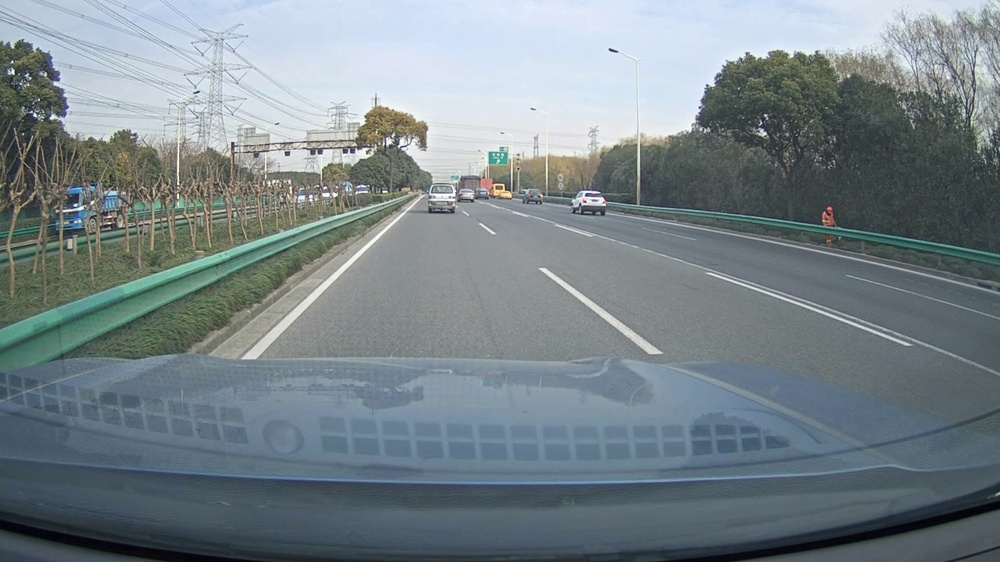
#> input picture test_images/00003.jpg, 1000 x 562 px, shrunk from 1920 x 1080 before the run, found by its file name; its folder holds only this picture in this run
$ jupyter execute --allow-errors ROI.ipynb   (older library calls are emulated)
#> lines starting #> are read from the running program, lines starting #| are printed output that depends on the picture; after the words box and inside, x2 and y2 are one past the last pixel; in counts of white or black regions, pixels touching at a corner belong together
#> further down, image is the input picture: shape (562, 1000, 3); mean R, G, B 120.1, 132, 137.1
[cell 1]
import cv2
import numpy as np
import matplotlib.pyplot as plt
import os
import matplotlib.image as mpimg
from skimage.color import rgb2grey
import skimage

[cell 2]
# [7 lines left out: function region_of_interest, not called in this run]

[cell 3]
# [11 lines left out: function draw_lines, not called in this run]

[cell 4]
def gaussian_blur(img, kernel_size):
    """Applies a Gaussian Noise kernel"""
    return cv2.GaussianBlur(img, (kernel_size, kernel_size), 0)

[cell 5]
def threshold(img):
    image=rgb2grey(img)
    global_thresh = threshold_otsu(image)
    binary_global = image > global_thresh
    return binary_global

[cell 6]
# paramters we can play with
# 1) kernel_size in blur
# 2) region_of_interest_vertices
# 3)thresould1
# 4) thresould2
# 5) put condtion on line
def lanesDetection(img):

    # print(img.shape)
    height = img.shape[0]
#> height = 562
    width = img.shape[1]
#> width = 1000

    ###
    binary_image=threshold(img)
#> in threshold, `image=rgb2grey(img)`:
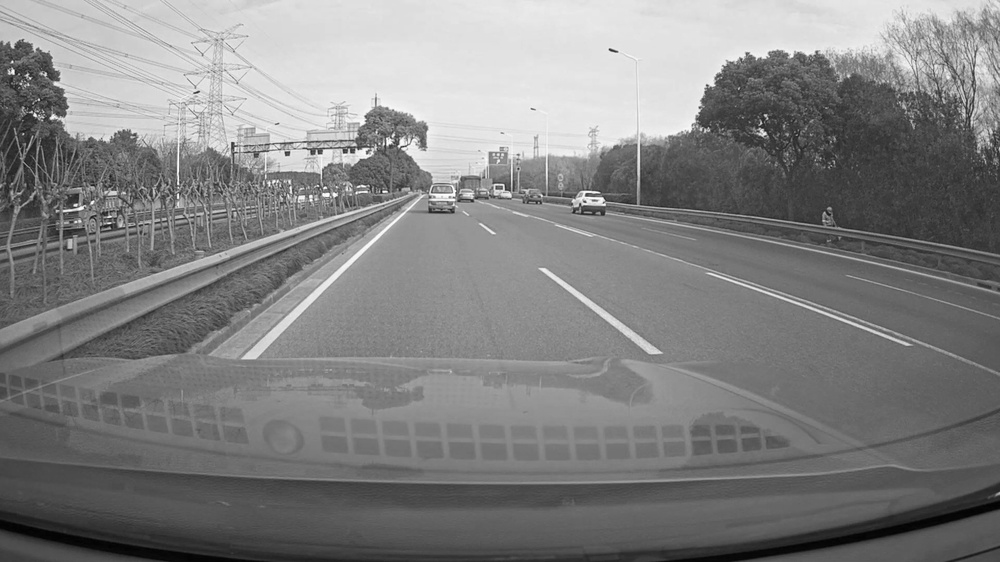
#> image: shape (562, 1000) float64; min 0.00618, max 1, mean 0.509
    number_of_white_pix = np.sum(binary_global == 1)
    number_of_black_pix = np.sum(binary_global == 0)
    print(number_of_white_pix,number_of_black_pix)
    if(number_of_white_pix/number_of_black_pix > .8):
        ratio=.8
    else:
        ratio=number_of_white_pix/number_of_black_pix
    ###

    region_of_interest_vertices = [
        (0, height), (width, height),(width, height*.85),(width*.7,height*ratio),(width*.3,height*ratio),(0, height*.85)
    ]
    gray_img = cv2.cvtColor(img, cv2.COLOR_RGB2GRAY)
    smoothed_img = gaussian_blur(img = gray_img, kernel_size = 9)
    edge = cv2.Canny(smoothed_img, 50, 100, apertureSize=3)
    cropped_image = region_of_interest(
        edge, np.array([region_of_interest_vertices], np.int32))

    lines = cv2.HoughLinesP(cropped_image, rho=2, theta=np.pi/180,
                           threshold=50, lines=np.array([]), minLineLength=10, maxLineGap=30)
    image_with_lines = draw_lines(img, lines)
    # plt.imshow(image_with_lines)
    # plt.show()
    return image_with_lines

#> (a cell that did not finish here is left out)

[cell 8]
from skimage.color import rgb2gray,rgb2hsv
from skimage.exposure import histogram
from matplotlib.pyplot import bar
def showHist(img,histogramImg):
    plt.figure()
    bar(histogramImg[1]*255, histogramImg[0], width=0.8, align='center')

image = cv2.imread('test_images/images.jfif')
#> (the rest of this cell did not finish here and is left out)

[cell 9]
# [17 lines left out: function show_images, not called in this run]

[cell 10]
from skimage.filters import threshold_otsu, try_all_threshold,threshold_local
#image = rgb2gray(cv2.imread('test_images/solidWhiteCurve.jpg'))
def threshold(img):
    image=rgb2gray(img)
    global_thresh = threshold_otsu(image)
#> global_thresh = 0.621
    binary_global = image > global_thresh
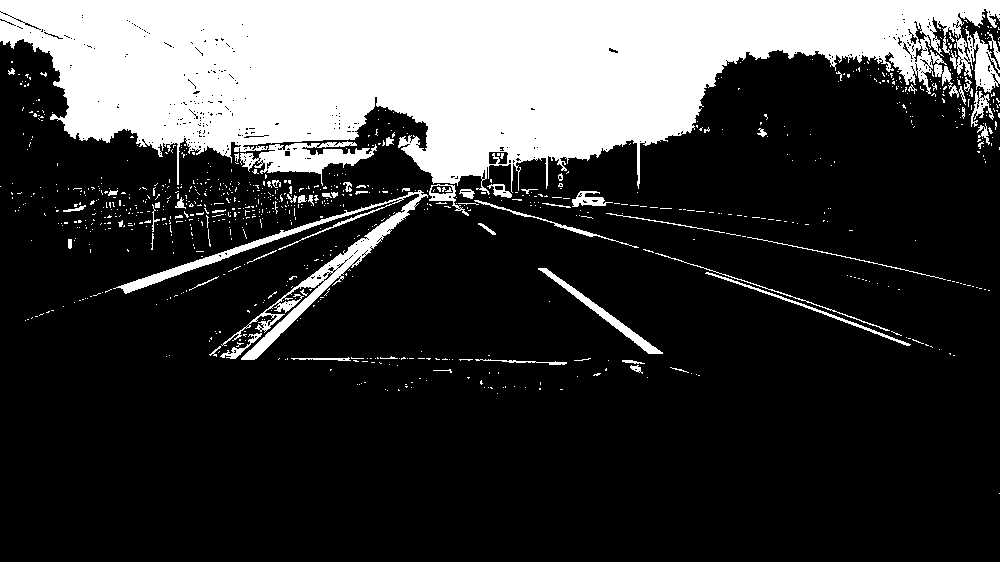
#> binary_global: shape (562, 1000) bool; 23.4% white; 885 white regions (820 under 20 px), largest, box (x1, y1, x2, y2) and area: (0, 0, 1000, 195) 114249, (113, 190, 428, 360) 5438, (240, 141, 377, 186) 2459
    number_of_white_pix = np.sum(binary_global == 1)
#> number_of_white_pix = 131229
    number_of_black_pix = np.sum(binary_global == 0)
#> number_of_black_pix = 430771
    print(number_of_white_pix,number_of_black_pix)
#| 131229 430771
    return binary_global

#show_images([image,binary_global], titles=['Image in Space Domain',"global threshold"])

for image_path in list(os.listdir('./test_images')):
    fig = plt.figure(figsize=(20, 10))
    image = mpimg.imread(f'./test_images/{image_path}')
    ax = fig.add_subplot(1, 2, 1,xticks=[], yticks=[])
    plt.imshow(image)
    ax.set_title("Input Image")
    ax = fig.add_subplot(1, 2, 2,xticks=[], yticks=[])
    plt.imshow(threshold(image))
    ax.set_title("Output Image [Lane Line Detected]")
    plt.show()
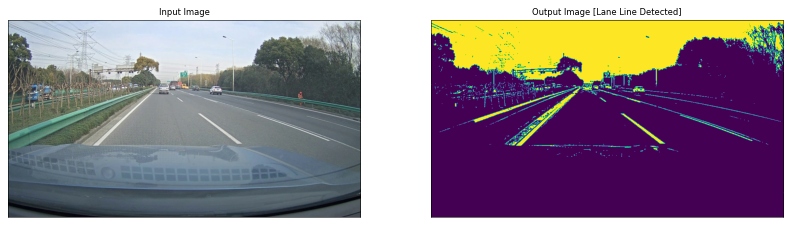
#> figure drawn by matplotlib, 2 panels

#fig, ax = try_all_threshold(image, figsize=(10, 8), verbose=False)
#plt.show()

$ run again, on test_images/00060.jpg
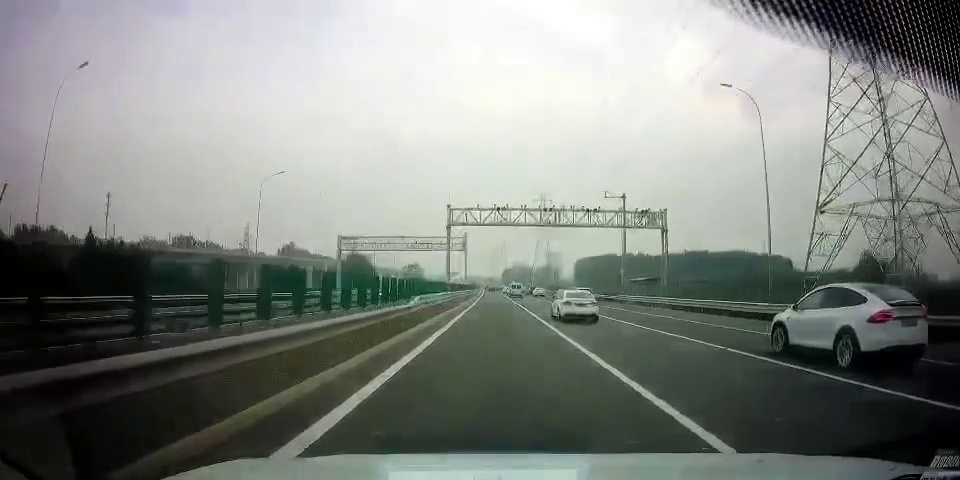
#> input picture test_images/00060.jpg, 960 x 480 px, found by its file name
#> image is the input picture: shape (480, 960, 3); mean R, G, B 129.6, 134.3, 129.2
#> image: shape (480, 960) float64
#> global_thresh = 0.502
#> in threshold, `binary_global = image > global_thresh`:
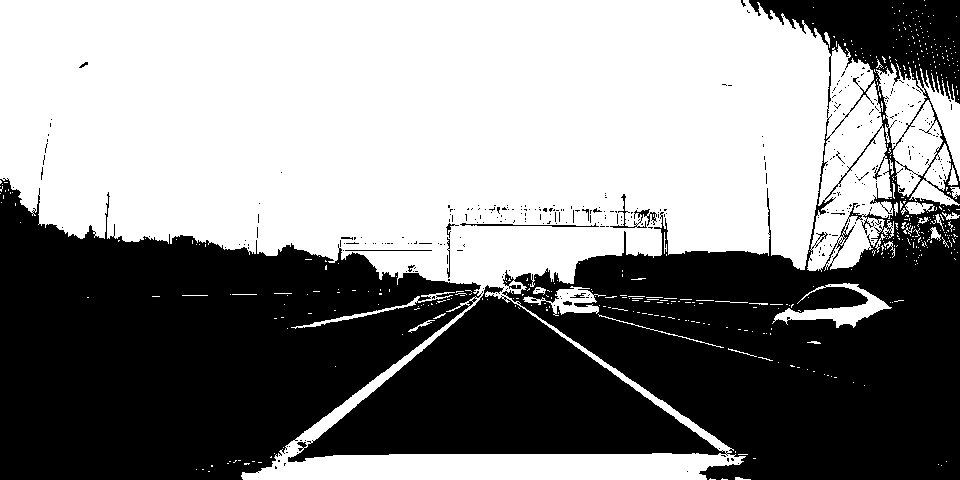
#> binary_global: shape (480, 960) bool; 53.1% white; 345 black regions (331 under 20 px), largest, box (x1, y1, x2, y2) and area: (288, 0, 960, 480) 125066, (0, 178, 483, 480) 88988, (610, 194, 657, 228) 269
#> number_of_white_pix = 244896
#> number_of_black_pix = 215904
#| 244896 215904
#> `plt.show()`:
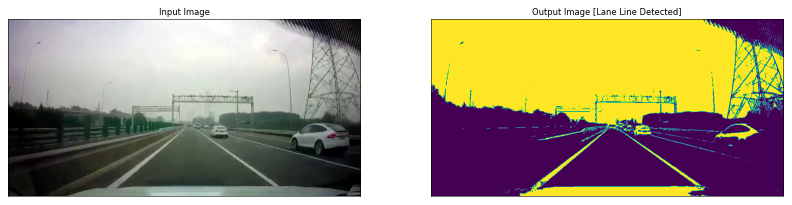
#> figure drawn by matplotlib, 2 panels

$ run again, on test_images/00096.jpg
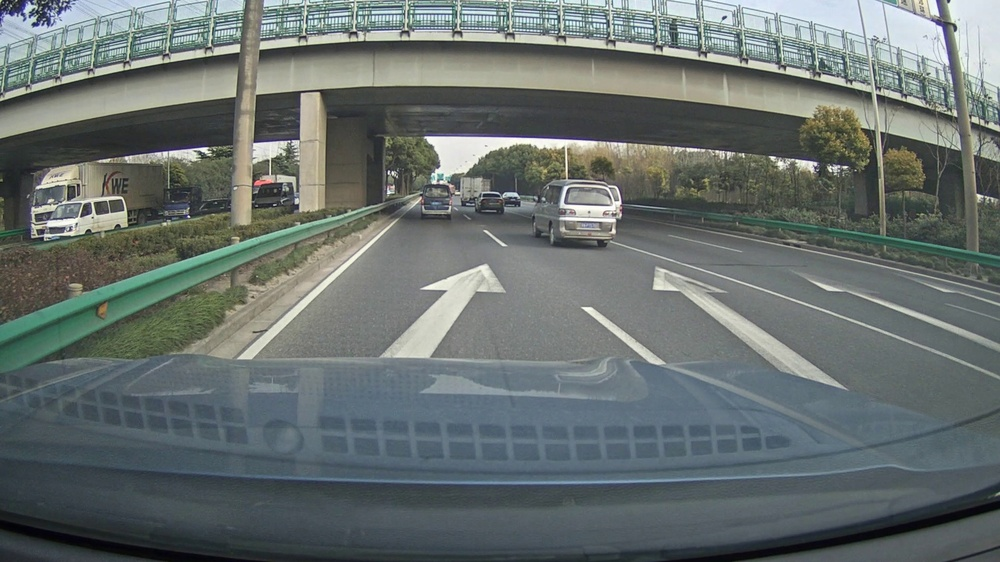
#> input picture test_images/00096.jpg, 1000 x 562 px, shrunk from 1920 x 1080 before the run, found by its file name
#> image is the input picture: shape (562, 1000, 3); mean R, G, B 104, 112.1, 110.4
#> image: shape (562, 1000) float64
#> global_thresh = 0.528
#> in threshold, `binary_global = image > global_thresh`:
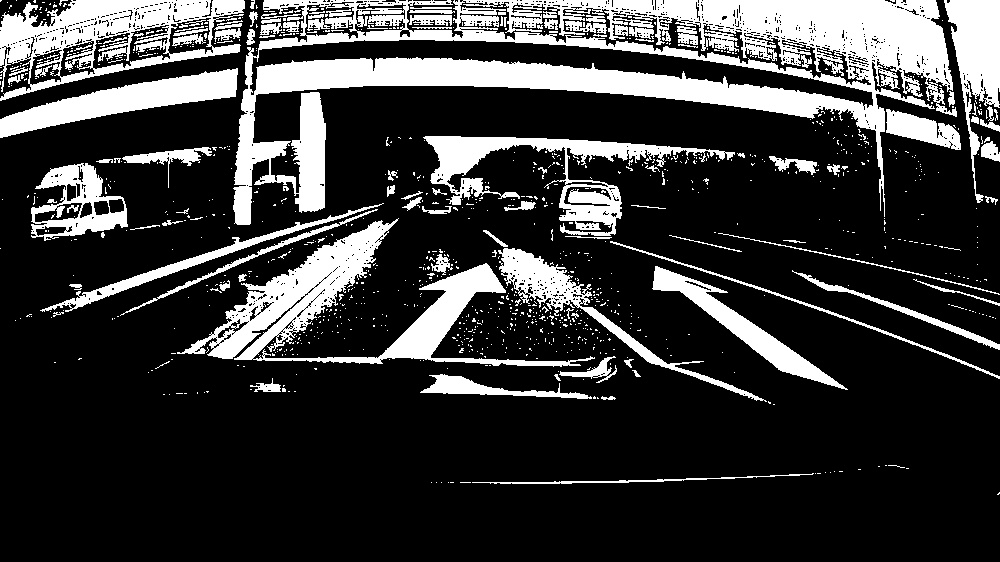
#> binary_global: shape (562, 1000) bool; 22.3% white; 1083 white regions (973 under 20 px), largest, box (x1, y1, x2, y2) and area: (233, 0, 957, 225) 49423, (177, 218, 595, 367) 14145, (0, 0, 245, 101) 10365
#> number_of_white_pix = 125365
#> number_of_black_pix = 436635
#| 125365 436635
#> `plt.show()`:
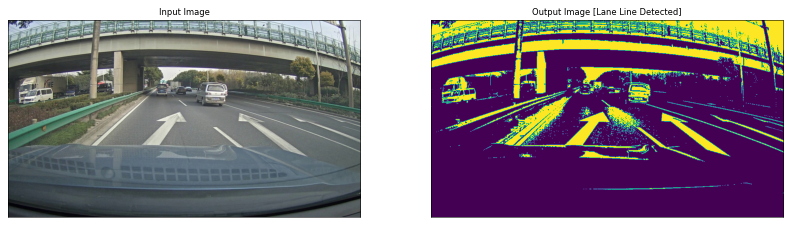
#> figure drawn by matplotlib, 2 panels
